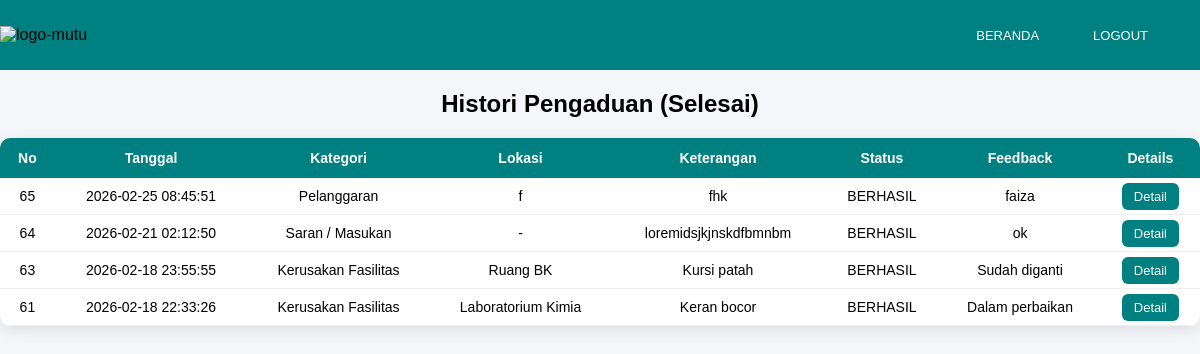
Page /admin/histori-pengaduan.php (signed in) on the committed database.
### tables this page shows
CREATE TABLE `laporan` (
  `id` int(11) NOT NULL,
  `id_user` int(11) NOT NULL,
  `kategori` varchar(50) NOT NULL,
  `lokasi` varchar(100) NOT NULL,
  `keterangan` text NOT NULL,
  `status` enum('PROSES','MENUNGGU','BERHASIL','') NOT NULL DEFAULT 'MENUNGGU',
  `feedback` text NOT NULL,
  `tanggal` datetime DEFAULT current_timestamp()
);

### admin/histori-pengaduan.php (the view, shortened to what this page needs)
<?php
include "../koneksi.php";
$query = mysqli_query(
    $koneksi,
    "SELECT * FROM laporan
     WHERE status='BERHASIL'
     ORDER BY id DESC"
);
?>
<!DOCTYPE html>
<html>
<head>
</head>
<body>
    <div class="header">
        <div class="logo"><img
                src="https://www.smkmutucikampek.sch.id/wp-content/uploads/2021/06/cropped-SMK-MUTU-500-x-160-px.png"
                alt="logo-mutu"></div>
        <div class="nav-menu">
            <ul>
                <a href="index.php">
                    <li>BERANDA</li>
                </a>
                <a href="../logout.php">
                    <li>LOGOUT</li>
                </a>
            </ul>
        </div>
    </div>
    <div class="container">
        <h2>Histori Pengaduan (Selesai)</h2>
        <table>
            <tr>
                <th>No</th>
                <th>Tanggal</th>
                <th>Kategori</th>
                <th>Lokasi</th>
                <th>Keterangan</th>
                <th>Status</th>
                <th>Feedback</th>
                <th>Details</th>
            </tr>
            <?php while ($data = mysqli_fetch_assoc($query)) { ?>
                <tr>
                    <td><?= $data['id']; ?></td>
                    <td><?= $data['tanggal']; ?></td>
                    <td><?= $data['kategori']; ?></td>
                    <td><?= $data['lokasi']; ?></td>
                    <td><?= $data['keterangan']; ?></td>
                    <td><?= $data['status']; ?></td>
                    <td><?= $data['feedback']; ?></td>
                    <td>
                        <a href="detail-histori.php?id=<?= $data['id']; ?>">
                            Detail
                        </a>
                    </td>
                </tr>
            <?php } ?>
        </table>
    </div>
</body>
</html>

### admin/histori-pengaduan.php (style rules this page uses)
* { margin: 0; padding: 0; }
body { font-family: Arial, sans-serif; background-color: #f4f6f9; }
h2 { text-align: center; margin-bottom: 20px; }
table { width: 100%; border-collapse: collapse; background-color: white; border-radius: 10px; overflow: hidden; box-shadow: 0 4px 15px rgba(0, 0, 0, 0.1); }
th { background-color: #008080; color: white; padding: 12px; font-size: 14px; }
td { padding: 10px; text-align: center; font-size: 14px; border-bottom: 1px solid #eee; word-wrap: break-word; word-break: break-word; max-width: 200px; }
a { text-decoration: none; background-color: #008080; color: white; padding: 6px 12px; border-radius: 6px; font-size: 13px; transition: 0.2s; }
.container { max-width: 1200px; margin: auto; }
.header { width: 100%; height: 70px; background-color: #008080; font-family: "Poppins", sans-serif; display: flex; align-items: center; margin-bottom: 20px; }
.nav-menu { margin-left: auto; margin-right: 40px; }
.nav-menu ul { list-style: none; display: flex; gap: 30px; }
.nav-menu ul li { color: white; font-weight: 500; cursor: pointer; }
.logo img { height: 55px; width: auto; object-fit: contain; }

### rows in the picture
laporan: id "65", tanggal "2026-02-25 08:45:51", kategori "Pelanggaran", lokasi "f", keterangan "fhk", status "BERHASIL", feedback "faiza"
laporan: id "64", tanggal "2026-02-21 02:12:50", kategori "Saran / Masukan", lokasi "-", keterangan "loremidsjkjnskdfbmnbm", status "BERHASIL", feedback "ok"
laporan: id "63", tanggal "2026-02-18 23:55:55", kategori "Kerusakan Fasilitas", lokasi "Ruang BK", keterangan "Kursi patah", status "BERHASIL", feedback "Sudah diganti"
laporan: id "61", tanggal "2026-02-18 22:33:26", kategori "Kerusakan Fasilitas", lokasi "Laboratorium Kimia", keterangan "Keran bocor", status "BERHASIL", feedback "Dalam perbaikan"
